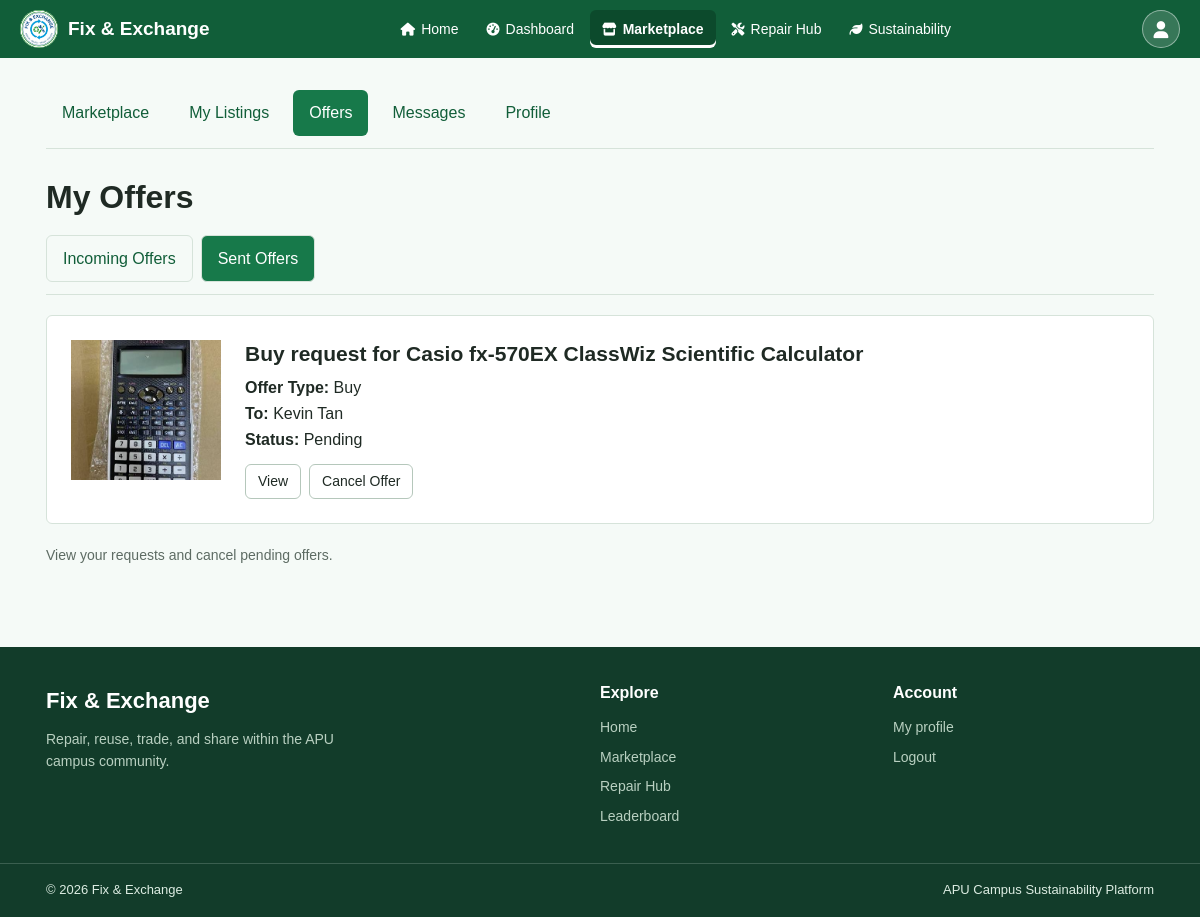
The page /src/buyer-seller/my-offers.php?tab=sent (signed in) on the database its author committed.
### tables this page shows
CREATE TABLE IF NOT EXISTS exchange_offers (
    offer_id INT AUTO_INCREMENT PRIMARY KEY,
    listing_id INT NOT NULL,
    buyer_id INT NOT NULL,
     
    offer_type VARCHAR(20) NOT NULL,
    offered_item_details TEXT,
     
    status VARCHAR(20) NOT NULL DEFAULT 'Pending',
    created_at DATETIME NOT NULL DEFAULT CURRENT_TIMESTAMP,
    FOREIGN KEY (listing_id) REFERENCES item_listings(listing_id),
    FOREIGN KEY (buyer_id) REFERENCES users(user_id)
);

CREATE TABLE IF NOT EXISTS item_listings (
    listing_id INT AUTO_INCREMENT PRIMARY KEY,
    seller_id INT NOT NULL,
    category_id INT NOT NULL,
    title VARCHAR(150) NOT NULL,
    description TEXT NOT NULL,
     
    price DECIMAL(10, 2),
     
    listing_type VARCHAR(20) NOT NULL,
     
    status VARCHAR(20) NOT NULL DEFAULT 'Available',
    created_at DATETIME NOT NULL DEFAULT CURRENT_TIMESTAMP,
    FOREIGN KEY (seller_id) REFERENCES users(user_id),
    FOREIGN KEY (category_id) REFERENCES categories(category_id)
);

CREATE TABLE IF NOT EXISTS users (
    user_id INT AUTO_INCREMENT PRIMARY KEY,
    full_name VARCHAR(100) NOT NULL,
    email VARCHAR(255) NOT NULL UNIQUE,
    password_hash VARCHAR(255) NOT NULL,
    role VARCHAR(20) NOT NULL DEFAULT 'Student',
     
    account_status VARCHAR(20) NOT NULL DEFAULT 'Active',
    total_points INT NOT NULL DEFAULT 0,
    created_at DATETIME NOT NULL DEFAULT CURRENT_TIMESTAMP,
    tp_number VARCHAR(20) NOT NULL UNIQUE,
    phone_number VARCHAR(30),
    intake_code VARCHAR(50),
    academic_program VARCHAR(100)
);

### includes/auth-check.php (called while the page is built, shortened)
<?php
function current_user(): ?array
{
    return $_SESSION['user'] ?? null;
}
if (!function_exists('escape_html')) {
    function escape_html($text): string
    {
        return htmlspecialchars((string) $text, ENT_QUOTES, 'UTF-8');
    }
}

### src/buyer-seller/my-offers.php (the view, shortened to what this page needs)
<?php
require __DIR__ . '/../../includes/auth-check.php';
require __DIR__ . '/../../includes/buyer-seller.php';
$user = current_user();
$userId = (int) $user['user_id'];
$tab = ($_GET['tab'] ?? '') === 'sent' ? 'sent' : 'incoming';
$sql = 'SELECT o.*, l.title, seller.full_name AS seller_name, buyer.full_name AS buyer_name,
    (SELECT image_path FROM item_images WHERE listing_id = l.listing_id ORDER BY image_id LIMIT 1) AS image_path
    FROM exchange_offers o
    JOIN item_listings l ON l.listing_id = o.listing_id
    JOIN users seller ON seller.user_id = l.seller_id
    JOIN users buyer ON buyer.user_id = o.buyer_id';
if ($tab === 'sent') {
    $sql .= ' WHERE o.buyer_id = ?';
} else {
    $sql .= ' WHERE l.seller_id = ?';
}
$statement = mysqli_prepare(
    $conn,
    $sql . ' ORDER BY o.offer_id DESC'
);
mysqli_stmt_bind_param($statement, 'i', $userId);
mysqli_stmt_execute($statement);
$offers = mysqli_stmt_get_result($statement);
require __DIR__ . '/../../includes/header.php';
?>
<section class="section bs-page">
    <div class="container">
        <?php show_buyer_seller_nav(); ?>
        <h1>My Offers</h1>
        <nav class="bs-tabs" aria-label="Offers">
            <a class="<?= $tab === 'incoming' ? 'bs-active' : '' ?>" href="?tab=incoming">Incoming Offers</a>
            <a class="<?= $tab === 'sent' ? 'bs-active' : '' ?>" href="?tab=sent">Sent Offers</a>
        </nav>
        <?php foreach ($offers as $offer): ?>
            <article class="card bs-offer-row" id="offer-<?= (int) $offer['offer_id'] ?>">
                <?php show_listing_photo($offer['image_path'], $offer['title'], 'bs-offer-photo'); ?>
                <div class="bs-offer-content">
                    <h2><?= escape_html($offer['offer_type']) ?> request for <?= escape_html($offer['title']) ?></h2>
                    <p>
                        <strong>Offer Type:</strong> <?= escape_html($offer['offer_type']) ?><br>
                        <strong><?= $tab === 'sent' ? 'To' : 'From' ?>:</strong> <?= escape_html($tab === 'sent' ? $offer['seller_name'] : $offer['buyer_name']) ?><br>
                        <strong>Status:</strong> <?= escape_html($offer['status']) ?>
                    </p>
                    <div class="btn-group">
                        <a class="btn btn-sm" href="?tab=<?= $tab ?>&amp;offer_id=<?= (int) $offer['offer_id'] ?>#offer-<?= (int) $offer['offer_id'] ?>">View</a>
                        <?php if ($offer['status'] === 'Pending'): ?>
                            <form method="post" class="bs-inline-form">
                                <?php if ($tab === 'sent'): ?>
                                    <button class="btn btn-sm" name="action" value="cancel">Cancel Offer</button>
                                <?php else: ?>
                                    <button class="btn btn-sm btn-primary" name="action" value="accept">Accept</button>
                                    <button class="btn btn-sm" name="action" value="reject">Reject</button>
                                <?php endif; ?>
                            </form>
                        <?php endif; ?>
                    </div>
                </div>
            </article>
        <?php endforeach; ?>
        <p class="form-hint"><?= $tab === 'sent' ? 'View your requests and cancel pending offers.' : 'Accept one offer, arrange the handover through Messages, then mark the listing Pending and Completed in My Listings.' ?></p>
    </div>
</section>
<?php require __DIR__ . '/../../includes/footer.php'; ?>

### includes/buyer-seller.php (shortened to what this page needs)
<?php
function show_listing_photo($path, $alt, $class = '')
{
    if ($path) {
        $url = '/fix-and-exchange/' . $path;
        echo '<img class="' . escape_html($class) . '" src="' . escape_html($url) . '" alt="' . escape_html($alt) . '">';
    } else {
        echo '<div class="bs-no-image ' . escape_html($class) . '">No photo</div>';
    }
}
function show_buyer_seller_nav()
{
    $section = strpos($_SERVER['SCRIPT_NAME'], '/messages/') !== false ? 'messages' : basename($_SERVER['SCRIPT_NAME'], '.php');
    $links = [
        'marketplace' => ['Marketplace', '/fix-and-exchange/src/buyer-seller/marketplace.php'],
        'my-listings' => ['My Listings', '/fix-and-exchange/src/buyer-seller/my-listings.php'],
        'my-offers' => ['Offers', '/fix-and-exchange/src/buyer-seller/my-offers.php'],
        'messages' => ['Messages', '/fix-and-exchange/src/messages/index.php'],
    ];
    ?>
    <nav class="bs-nav" aria-label="Buyer and seller navigation">
        <?php foreach ($links as $key => $link): ?>
            <a class="<?= $section === $key ? 'bs-active' : '' ?>" href="<?= $link[1] ?>" <?= $section === $key ? 'aria-current="page"' : '' ?>><?= $link[0] ?></a>
        <?php endforeach; ?>
        <a href="/fix-and-exchange/src/account/profile.php">Profile</a>
    </nav>
    <?php
}

### assets/css/style.css (style rules this page uses)
* { box-sizing: border-box; }
body { margin: 0; font-family: Arial, sans-serif; font-size: 16px; line-height: 1.6; color: #1f2a24; background-color: #f5faf7; }
h1 { margin-top: 0; margin-bottom: 16px; line-height: 1.3; font-size: 32px; }
h2 { margin-top: 0; margin-bottom: 16px; line-height: 1.3; font-size: 26px; }
p { margin-top: 0; margin-bottom: 16px; }
a { color: #115e39; }
img { max-width: 100%; height: auto; }
button { font-family: Arial, sans-serif; font-size: 16px; cursor: pointer; }
.container { width: 100%; max-width: 1140px; margin: 0 auto; padding: 0 16px; }
.section { padding: 32px 0; }
.btn { display: inline-block; padding: 10px 16px; line-height: 1.5; text-align: center; text-decoration: none; color: #1f2a24; background-color: #ffffff; border: 1px solid #b5c7bb; border-radius: 6px; cursor: pointer; }
.btn-sm { padding: 6px 12px; font-size: 14px; }
.btn-group { display: flex; flex-wrap: wrap; gap: 8px; }
.form-hint { margin: 6px 0 0; font-size: 14px; color: #5d6b63; }
.card { margin-bottom: 16px; background-color: #ffffff; border: 1px solid #d6e3da; border-radius: 6px; }
.bs-page { overflow-wrap: anywhere; }
.bs-page img { display: block; }
.bs-page .card { padding: 24px; }
.bs-nav { display: flex; flex-wrap: wrap; gap: 8px; margin-bottom: 28px; padding-bottom: 12px; border-bottom: 1px solid #d6e3da; }
.bs-nav a, .bs-tabs a { display: inline-block; padding: 10px 16px; text-decoration: none; border-radius: 6px; }
.bs-nav .bs-active, .bs-tabs .bs-active { color: #ffffff; background-color: #17794a; }
.bs-tabs { display: flex; flex-wrap: wrap; gap: 8px; margin-bottom: 20px; padding-bottom: 12px; border-bottom: 1px solid #d6e3da; }
.bs-tabs a { border: 1px solid #d6e3da; }
.bs-inline-form { display: inline; margin: 0; }
.bs-offer-row { display: flex; align-items: flex-start; gap: 24px; margin-bottom: 20px; }
.bs-offer-photo { width: 150px; height: 140px; min-width: 150px; object-fit: cover; }
.bs-offer-content { flex: 1; min-width: 0; }
.bs-offer-content h2 { margin-bottom: 8px; font-size: 21px; overflow-wrap: anywhere; }
.bs-offer-content p { margin-bottom: 12px; }

### rows shown on the page
exchange_offers: offer_type "Buy", listing.title "Casio fx-570EX ClassWiz Scientific Calculator", users.full_name "Kevin Tan", status "Pending"

### other values the page prints
$link[0] "Marketplace"
$link[0] "My Listings"
$link[0] "Offers"
$link[0] "Messages"
